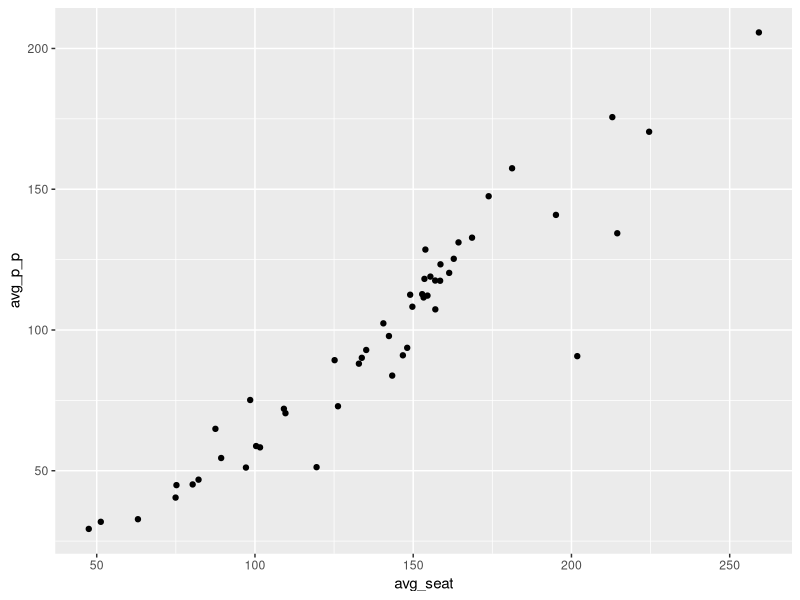

Recreate this plot in R. (Note: this script raises an error after producing the figure.)
library(plyr)
library(dplyr)
library(ggplot2)

flights <- read.csv("data/flights_cleaned.csv")
flights <- flights %>%
  arrange(date) %>%
  mutate(month = format(as.POSIXct(date), "%m")) %>%
  mutate(period = (!month %in% c("10", "11", "12", "01", "02", "03"))) %>%
  mutate(period = paste0("Period ", period + 1))

flights <- filter(flights, nbr.of.passengers > 0)

avg <- ddply(flights, .variables = "country", summarize,
             avg_p_p = mean(nbr.of.passengers / nbr.of.flights),
             avg_seat = mean(seat.capacity / nbr.of.flights),
             number_of_p = sum(nbr.of.passengers[date.year == 2011]))
avg$avg_utilization <- avg$avg_p_p / avg$avg_seat

ggplot(avg) + geom_point(aes(x = avg_seat, y = avg_p_p))

avg$coordx <- avg$avg_seat
avg$coordy <- avg$avg_utilization * 100

## awful manual modofications
avg$coordy[avg$country == "Moldova"] <- avg$coordy[avg$country == "Moldova"] + 0.5
avg$coordy[avg$country == "Slovenia"] <- avg$coordy[avg$country == "Slovenia"] - 1
avg$coordy[avg$country == "Finland"] <- avg$coordy[avg$country == "Finland"] - 1
avg$coordy[avg$country == "Egypt"] <- avg$coordy[avg$country == "Egypt"] - 0.5
avg$coordx[avg$country == "Romania"] <- avg$coordx[avg$country == "Romania"] - 5
avg$coordx[avg$country == "Denmark"] <- avg$coordx[avg$country == "Denmark"] - 15
avg$coordx[avg$country == "Belgium"] <- avg$coordx[avg$country == "Belgium"] - 15
avg$coordx[avg$country == "Israel"] <- avg$coordx[avg$country == "Israel"] - 10
avg$coordx[avg$country == "Ireland"] <- avg$coordx[avg$country == "Ireland"] - 15
avg$coordx[avg$country == "Sweden"] <- avg$coordx[avg$country == "Sweden"] - 15
avg$coordy[avg$country == "The Netherlands"] <- avg$coordy[avg$country == "The Netherlands"] - 0.5
avg$coordy[avg$country == "France"] <- avg$coordy[avg$country == "France"] - 1



avg %>%
  ggvis(x = ~ avg_seat, y = ~ avg_utilization * 100 )%>%
  layer_points() %>%
  layer_text(x = ~coordx + 2,
             y = ~coordy ,
             text := ~country,
             align := "left",
             baseline := "bottom") %>%
  add_axis("x", title = "Average seat capacity of a plane") %>%
  add_axis("y", title = "Average utilization of planes in %")
colnames(avg)[1] <- "region"


avg$color <- as.factor((avg$avg_seat - avg$avg_p_p) %/% 25)
save(avg,file = "wasted_seats.RData")
avg %>%
  ggvis(x = ~ avg_seat, y = ~ avg_p_p)%>%
  layer_points(fill = ~color) %>%
  # layer_text(x = ~avg_seat + 2,
  #            y = ~avg_p_p ,
  #            text := ~country,
  #            align := "left",
  #            baseline := "bottom") %>%
  add_axis("x", title = "Average seat capacity of a plane") %>%
  add_axis("y", title = "Average number of passengers on a plane") %>%
  layer_paths(data = data.frame(x = c(40, 40, 260, 260), y = c(15, 40, 260, 235)),
              x = ~x, y = ~y, fill := "#a6cee3", opacity := 0.1) %>%
  layer_paths(data = data.frame(x = c(40, 40, 260, 260), y = c(-10, 15, 235, 210)),
              x = ~x, y = ~y, fill := "#b2df8a", opacity := 0.1) %>%
  layer_paths(data = data.frame(x = c(64, 40, 260, 260), y = c(-10, -10, 210, 185)),
              x = ~x, y = ~y, fill := "#fdbf6f", opacity := 0.1) %>%
  layer_paths(data = data.frame(x = c(89, 64, 260, 260), y = c(-10, -10, 185, 160)),
              x = ~x, y = ~y, fill := "#fb9a99", opacity := 0.1) %>%
  layer_paths(data = data.frame(x = c(118, 89, 260, 260), y = c(-10, -10, 160, 135)),
              x = ~x, y = ~y, fill := "#cab2d6", opacity := 0.1) %>%
  scale_nominal("fill", range = c("#1f78b4", "#33a02c", "#ff7f00", "#e31a1c", "#6a3d9a")) %>%
  scale_numeric("x", domain = c(45, 270)) %>%
  scale_numeric("y", domain = c(0, 250)) %>%
  hide_legend("stroke") %>% hide_legend("fill")



avg %>% ggvis(x = ~avg_seat,
                y = ~rank_of_seatsize) %>%
  layer_bars(stroke := "grey") %>%
  scale_numeric("y", reverse = T)  %>% 
  layer_text(x = ~avg_seat - 0.01,
             y = ~rank_of_seatsize ,
             text := ~region,
             align := "right",
             baseline := "bottom")  %>%
  add_axis("x", title = "Average seat capacity of a plane", grid = F) %>%
  hide_axis("y") %>%
  set_options(width = "auto", height = "auto", resizable=FALSE)

avg %>% ggvis(x = ~avg_seat,
              y = ~rank_of_seatsize) %>%
  layer_bars(stroke := "grey") %>%
  scale_numeric("y", reverse = T)  %>% 
  layer_text(x = ~avg_seat - 0.01,
             y = ~rank_of_seatsize ,
             text := ~region,
             align := "right",
             baseline := "bottom")  %>%
  add_axis("x", title = "Average seat capacity of a plane", grid = F) %>%
  hide_axis("y") %>%
  add_tooltip(toltip_text_summary, on = "hover") %>%
  set_options(width = "auto", height = "auto", resizable=FALSE)

avg %>% ggvis() %>%
  layer_rects(x := 0,
              x2 = ~rank_of_capacity,
              y = ~100 * avg_capacity + 0.001, 
               y2 =  ~ 100 * avg_capacity - 0.001, stroke := "grey") %>%
  layer_text(x = ~rank_of_capacity + 1,
             y = ~100 * avg_capacity  ,
             text := ~region,
             align := "left",
             baseline := "bottom")  %>%
  add_axis("y", title = "Average utilization of a plane", grid = F) %>%
  hide_axis("x") %>%
  add_tooltip(toltip_text_summary, on = "hover") %>%
  set_options(width = "auto", height = "auto", resizable=FALSE)